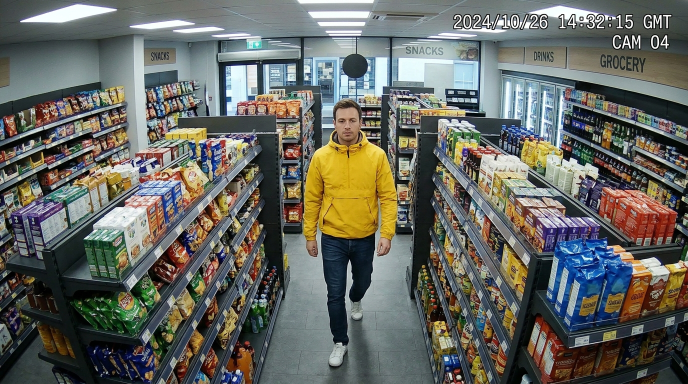
#> input picture assets/person_inside_shop.jpg, 1376 x 768 px, found by its file name (shown at 1/2 size)
$ python create_real_cctv_pair.py
#> lines starting #> are read from the running program, lines starting #| are printed output that depends on the picture
"""
Generate high-definition realistic dual-camera surveillance videos:
- Camera 01: Inside retail store aisle (Person walking in yellow jacket)
- Camera 02: Outside street sidewalk (Exact same person walking past storefront)

Synchronized with realistic CCTV timecode, natural perspective walking motion,
and sensor simulation for flawless Multi-Camera Person Re-ID demonstration.
"""
import os
import cv2
import numpy as np

def generate_surveillance_pair():
    os.makedirs("videos", exist_ok=True)
    cam1_out = os.path.join("videos", "street_store_cam1_inside.mp4")
    cam2_out = os.path.join("videos", "street_store_cam2_outside.mp4")

    img1_path = "assets/person_inside_shop.jpg"
    img2_path = "assets/person_outside_street.jpg"

    if not os.path.exists(img1_path) or not os.path.exists(img2_path):
        raise FileNotFoundError("Reference assets not found in assets/")

    img1 = cv2.imread(img1_path)
#> img1 is the input picture: shape (768, 1376, 3); mean B, G, R 97.3, 103.9, 102.4
    img2 = cv2.imread(img2_path)
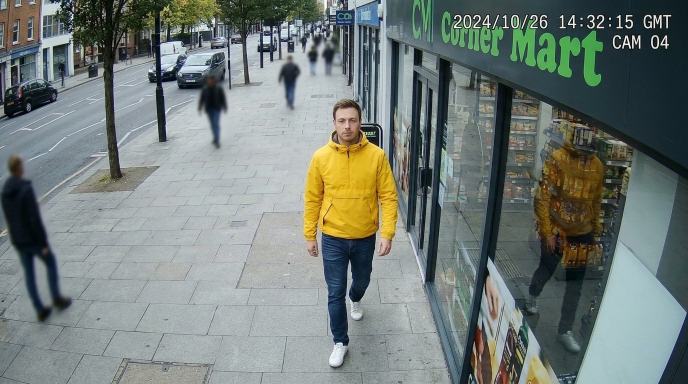
#> input picture assets/person_outside_street.jpg, 1376 x 768 px, found by its file name (shown at 1/2 size)
#> img2 is the input picture: shape (768, 1376, 3); mean B, G, R 120.8, 125.2, 116.1

    # Target video specs: 768x432 at 24 FPS, 12 seconds (288 frames)
    out_w, out_h = 768, 432
    fps = 24
    total_frames = 288
    fourcc = cv2.VideoWriter_fourcc(*'mp4v')

    writer1 = cv2.VideoWriter(cam1_out, fourcc, fps, (out_w, out_h))
    writer2 = cv2.VideoWriter(cam2_out, fourcc, fps, (out_w, out_h))

    h1, w1 = img1.shape[:2]
#> h1 = 768; w1 = 1376
    h2, w2 = img2.shape[:2]
#> h2 = 768; w2 = 1376

    print(f"[INFO] Generating Camera 01 (Store Interior) & Camera 02 (Street Exterior)...")

    for f in range(total_frames):
        t_sec = f / float(fps)

        # ----------------- CAMERA 01 (Store Interior) -----------------
        # Person walks forward down aisle from t=0s to t=8.5s, then exits frame by t=12s
        if t_sec <= 8.5:
            progress = t_sec / 8.5
            scale = 1.0 + progress * 0.18
            crop_w = int(w1 / scale)
            crop_h = int(h1 / scale)

            sway_x = int(np.sin(f * 0.3) * 5)
            bob_y = int(abs(np.sin(f * 0.35)) * 4)

            cx = w1 // 2 + sway_x
            cy = h1 // 2 - int(progress * 40) + bob_y

            x1 = max(0, min(w1 - crop_w, cx - crop_w // 2))
            y1 = max(0, min(h1 - crop_h, cy - crop_h // 2))

            sub1 = img1[y1:y1+crop_h, x1:x1+crop_w]
            frame1 = cv2.resize(sub1, (out_w, out_h), interpolation=cv2.INTER_LINEAR)
        else:
            exit_prog = (t_sec - 8.5) / 3.5
            scale = 1.18 + exit_prog * 0.15
            crop_w = int(w1 / scale)
            crop_h = int(h1 / scale)

            cx = w1 // 2
            cy = h1 // 2 - 40 - int(exit_prog * 180)

            x1 = max(0, min(w1 - crop_w, cx - crop_w // 2))
            y1 = max(0, min(h1 - crop_h, cy - crop_h // 2))

            sub1 = img1[y1:y1+crop_h, x1:x1+crop_w]
            frame1 = cv2.resize(sub1, (out_w, out_h), interpolation=cv2.INTER_LINEAR)

        # ----------------- CAMERA 02 (Street Exterior) -----------------
        # Frame 0 to 2.5s: Camera monitors street sidewalk (other pedestrians)
        # Frame 2.5s to 9.5s: Subject walks out along sidewalk past storefront
        if t_sec < 2.5:
            scale = 1.0
            crop_w = int(w2 / scale)
            crop_h = int(h2 / scale)
            x1 = 0
            y1 = 0
            sub2 = img2[y1:y1+crop_h, x1:x1+crop_w]
            frame2 = cv2.resize(sub2, (out_w, out_h), interpolation=cv2.INTER_LINEAR)
        elif t_sec <= 9.5:
            walk_prog = (t_sec - 2.5) / 7.0
            scale = 1.0 + walk_prog * 0.16
            crop_w = int(w2 / scale)
            crop_h = int(h2 / scale)

            sway_x = int(np.sin(f * 0.28) * 4)
            bob_y = int(abs(np.sin(f * 0.35)) * 4)

            cx = w2 // 2 + sway_x
            cy = h2 // 2 - int(walk_prog * 35) + bob_y

            x1 = max(0, min(w2 - crop_w, cx - crop_w // 2))
            y1 = max(0, min(h2 - crop_h, cy - crop_h // 2))

            sub2 = img2[y1:y1+crop_h, x1:x1+crop_w]
            frame2 = cv2.resize(sub2, (out_w, out_h), interpolation=cv2.INTER_LINEAR)
        else:
            exit_prog2 = (t_sec - 9.5) / 2.5
            scale = 1.16 + exit_prog2 * 0.12
            crop_w = int(w2 / scale)
            crop_h = int(h2 / scale)

            cx = w2 // 2
            cy = h2 // 2 - 35 - int(exit_prog2 * 140)

            x1 = max(0, min(w2 - crop_w, cx - crop_w // 2))
            y1 = max(0, min(h2 - crop_h, cy - crop_h // 2))

            sub2 = img2[y1:y1+crop_h, x1:x1+crop_w]
            frame2 = cv2.resize(sub2, (out_w, out_h), interpolation=cv2.INTER_LINEAR)

        # ----------------- Authentic CCTV OSD Overlays -----------------
        s1 = 12 + int(t_sec)
        m1 = 30 + (s1 // 60)
        s1 = s1 % 60
        ms1 = int((t_sec % 1.0) * 100)
        ts1_str = f"2026-11-26 {14:02d}:{m1:02d}:{s1:02d}.{ms1:02d} GMT"

        cv2.rectangle(frame1, (10, 10), (out_w - 10, 36), (15, 23, 42), -1)
        cv2.rectangle(frame1, (10, 10), (out_w - 10, 36), (255, 255, 255), 1)
        cv2.putText(frame1, "CAM 01 [STORE_INTERIOR]", (18, 28), cv2.FONT_HERSHEY_SIMPLEX, 0.45, (0, 255, 120), 1)
        cv2.putText(frame1, ts1_str, (out_w - 240, 28), cv2.FONT_HERSHEY_SIMPLEX, 0.42, (255, 255, 255), 1)
        cv2.circle(frame1, (out_w - 250, 25), 4, (0, 0, 255), -1)

        s2 = 16 + int(t_sec)
        m2 = 30 + (s2 // 60)
        s2 = s2 % 60
        ms2 = int((t_sec % 1.0) * 100)
        ts2_str = f"2026-11-26 {14:02d}:{m2:02d}:{s2:02d}.{ms2:02d} GMT"

        cv2.rectangle(frame2, (10, 10), (out_w - 10, 36), (15, 23, 42), -1)
        cv2.rectangle(frame2, (10, 10), (out_w - 10, 36), (255, 255, 255), 1)
        cv2.putText(frame2, "CAM 02 [STREET_EXTERIOR]", (18, 28), cv2.FONT_HERSHEY_SIMPLEX, 0.45, (0, 255, 120), 1)
        cv2.putText(frame2, ts2_str, (out_w - 240, 28), cv2.FONT_HERSHEY_SIMPLEX, 0.42, (255, 255, 255), 1)
        cv2.circle(frame2, (out_w - 250, 25), 4, (0, 0, 255), -1)

        writer1.write(frame1)
        writer2.write(frame2)
#> this loop made 288 passes
#> pass 1, in generate_surveillance_pair, `frame1 = cv2.resize(sub1, (out_w, out_h), interpolation=cv2.INTER_LINE..`:
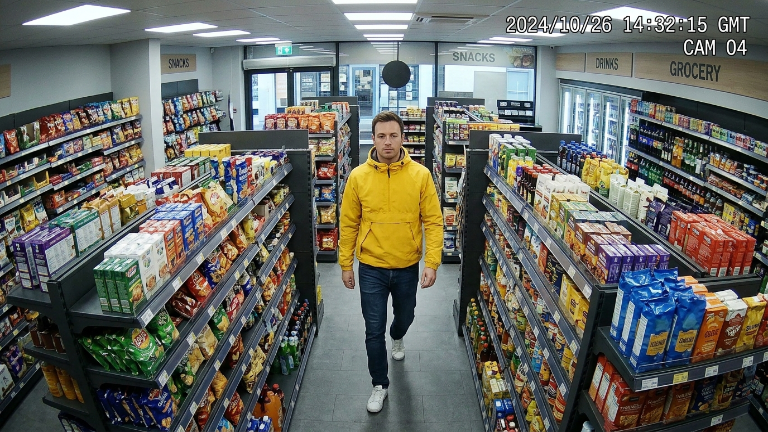
#> frame1: shape (432, 768, 3); mean B, G, R 97.2, 103.7, 102.3
#> pass 1, in generate_surveillance_pair, `frame2 = cv2.resize(sub2, (out_w, out_h), interpolation=cv2.INTER_LINE..`:
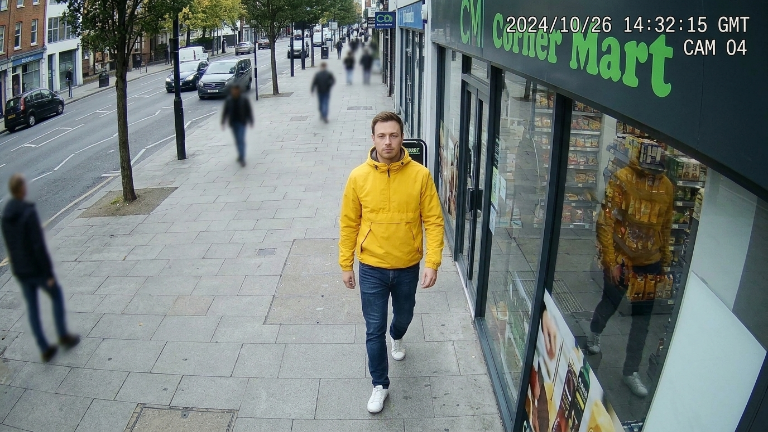
#> frame2: shape (432, 768, 3); mean B, G, R 120.6, 125.1, 116
#> after the loop:
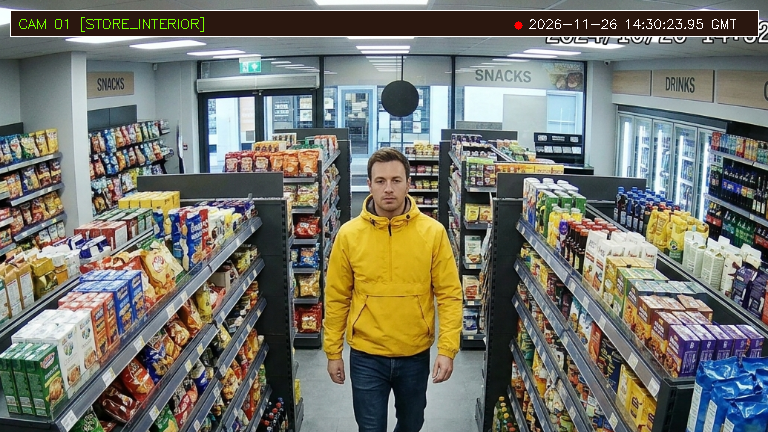
#> frame1: shape (432, 768, 3); mean B, G, R 108.2, 117.5, 116.6
#> after the loop:
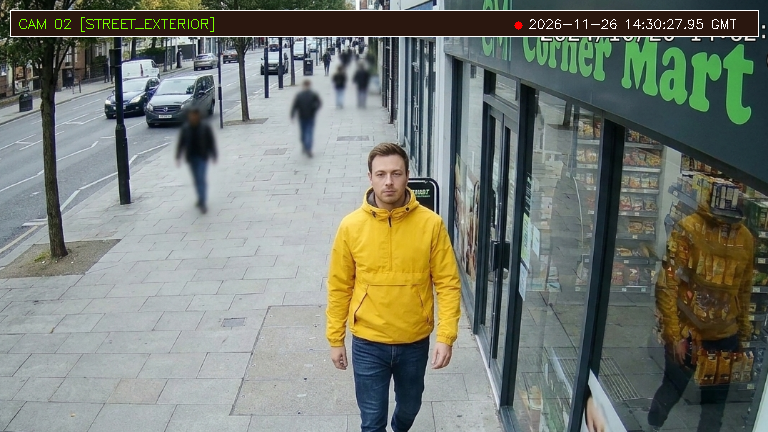
#> frame2: shape (432, 768, 3); mean B, G, R 114.7, 123.6, 118.2
#> after the loop:
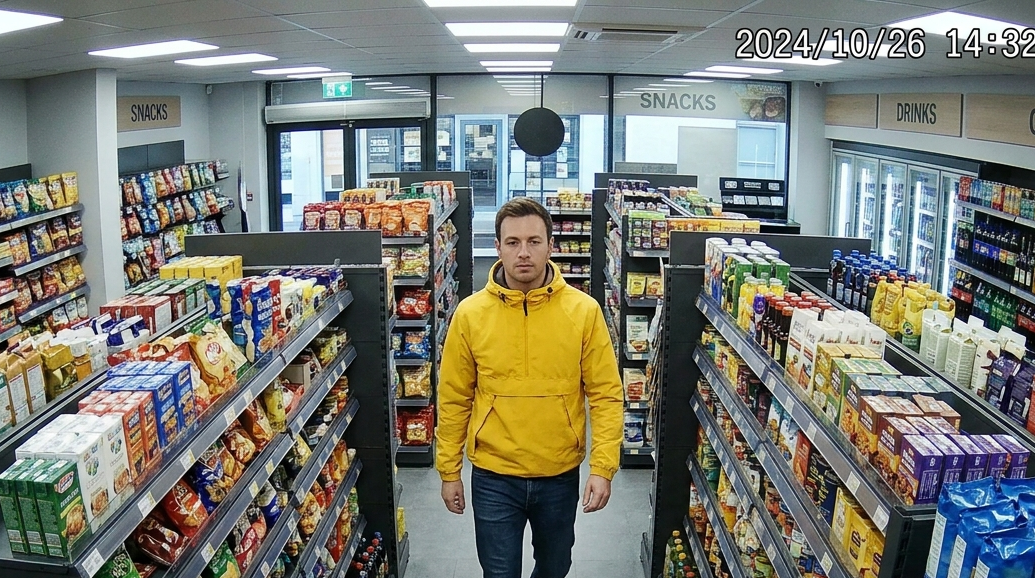
#> sub1: shape (578, 1035, 3); mean B, G, R 115.1, 123.5, 121.3
#> after the loop:
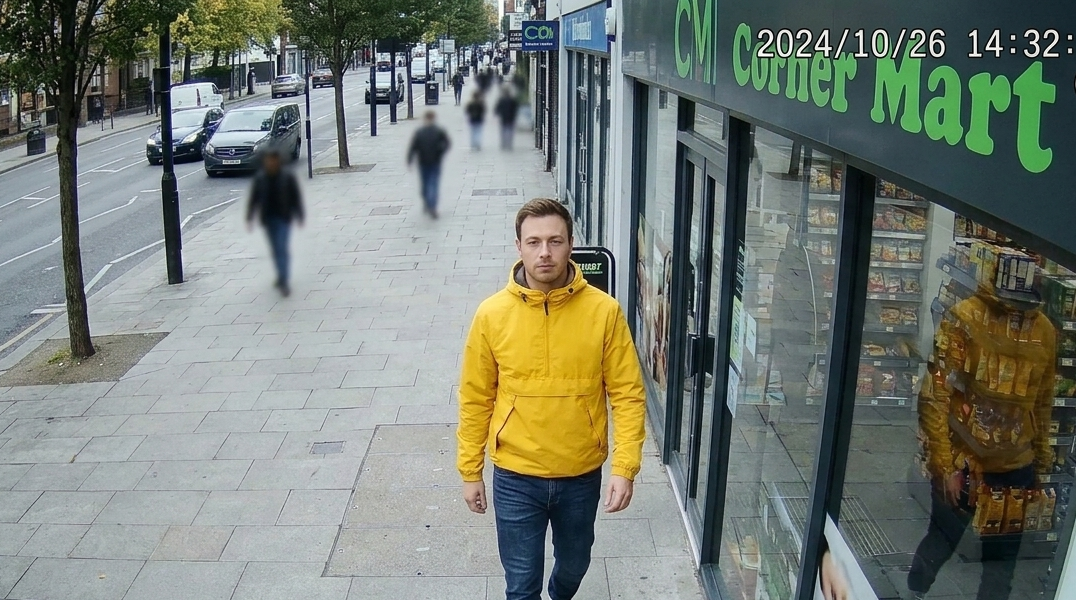
#> sub2: shape (600, 1076, 3); mean B, G, R 117.2, 125.8, 118.6

    writer1.release()
    writer2.release()
    print(f"[SUCCESS] Multi-Camera Surveillance Videos generated:")
    print(f"  - {cam1_out} ({total_frames} frames, {total_frames/fps:.1f}s)")
    print(f"  - {cam2_out} ({total_frames} frames, {total_frames/fps:.1f}s)")

if __name__ == "__main__":
    generate_surveillance_pair()
